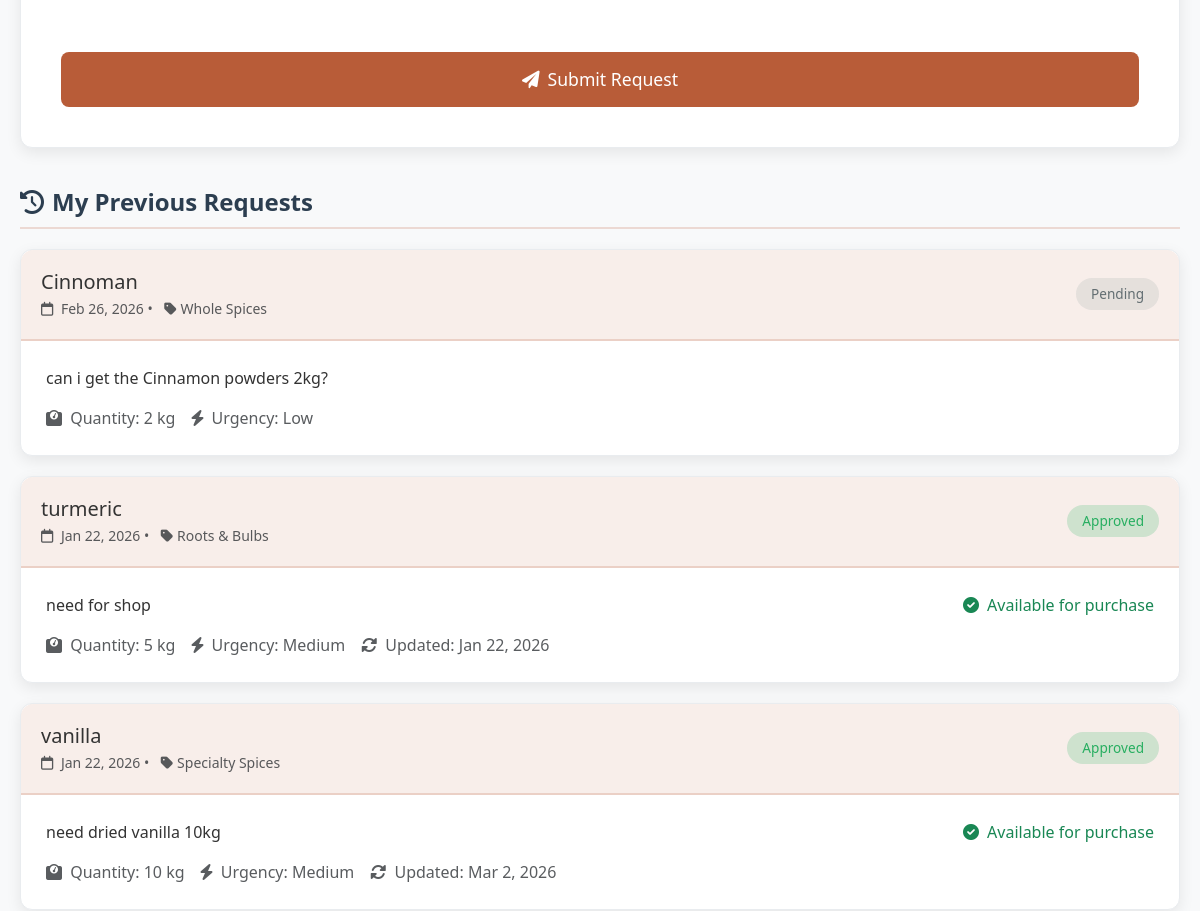
/customer/request.php (signed in, middle part), run on an earlier commit of the app's database.
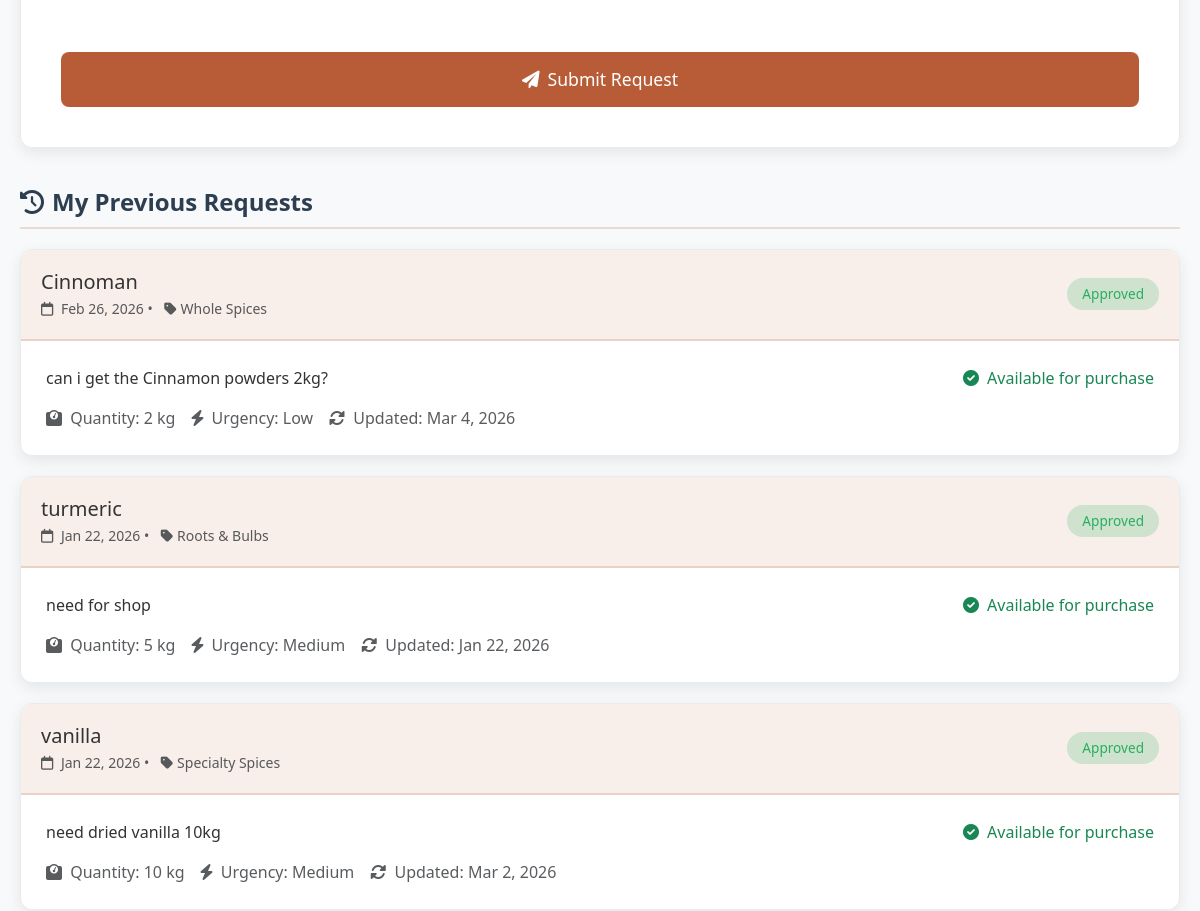
And on a later commit of the database.
### tables this page shows
CREATE TABLE `product_requests` (
  `request_id` int(11) NOT NULL,
  `customer_id` int(11) NOT NULL,
  `product_name` varchar(255) NOT NULL,
  `category` varchar(100) DEFAULT NULL,
  `description` text DEFAULT NULL,
  `quantity_requested` int(11) DEFAULT 1,
  `urgency` enum('Low','Medium','High') DEFAULT 'Medium',
  `status` enum('Pending','Reviewed','Approved','Rejected','Completed') DEFAULT 'Pending',
  `admin_notes` text DEFAULT NULL,
  `created_at` timestamp NOT NULL DEFAULT current_timestamp(),
  `updated_at` timestamp NULL DEFAULT NULL ON UPDATE current_timestamp(),
  `assigned_farmer_id` int(11) DEFAULT NULL
);

### customer/request.php (the view, shortened to what the changed rows need)
<?php
include '../config/db.php';
$user_id = $_SESSION['user_id'];
$requests_query = "SELECT * FROM product_requests WHERE customer_id = ? ORDER BY created_at DESC";
$requests_stmt = $conn->prepare($requests_query);
$requests_stmt->bind_param("i", $user_id);
$requests_stmt->execute();
$requests_result = $requests_stmt->get_result();
?>
<!DOCTYPE html>
<html lang="en">
<head>
    <link href="https://cdn.jsdelivr.net/npm/bootstrap@5.3.0/dist/css/bootstrap.min.css" rel="stylesheet">
    <link rel="stylesheet" href="https://cdnjs.cloudflare.com/ajax/libs/font-awesome/6.0.0/css/all.min.css">
</head>
<body>
    <div class="request-container">
        <div class="form-section">
            <?php if ($requests_result->num_rows > 0): ?>
                <div class="requests-list">
                    <?php while ($request = $requests_result->fetch_assoc()):
                        $statusClass = 'status-' . strtolower($request['status']);
                    ?>
                    <div class="request-card">
                        <div class="request-card-header">
                            <div class="d-flex justify-content-between align-items-center flex-wrap">
                                <div>
                                    <h5 class="mb-1"><?php echo htmlspecialchars($request['product_name']); ?></h5>
                                    <p class="text-muted mb-0 small">
                                        <i class="far fa-calendar me-1"></i>
                                        <?php echo date('M j, Y', strtotime($request['created_at'])); ?>
                                        <?php if ($request['category']): ?>
                                            • <i class="fas fa-tag ms-2 me-1"></i><?php echo htmlspecialchars($request['category']); ?>
                                        <?php endif; ?>
                                    </p>
                                </div>
                                <span class="status-badge <?php echo $statusClass; ?> mt-2 mt-md-0">
                                    <?php echo $request['status']; ?>
                                </span>
                            </div>
                        </div>
                        <div class="request-card-body">
                            <div class="row">
                                <div class="col-md-8">
                                    <p class="mb-3"><?php echo htmlspecialchars($request['description']); ?></p>
                                    <div class="d-flex flex-wrap gap-3">
                                        <span class="text-muted">
                                            <i class="fas fa-weight me-1"></i>
                                            Quantity: <?php echo $request['quantity_requested']; ?> kg
                                        </span>
                                        <span class="text-muted">
                                            <i class="fas fa-bolt me-1"></i>
                                            Urgency: <?php echo $request['urgency']; ?>
                                        </span>
                                        <?php if ($request['updated_at']): ?>
                                            <span class="text-muted">
                                                <i class="fas fa-sync-alt me-1"></i>
                                                Updated: <?php echo date('M j, Y', strtotime($request['updated_at'])); ?>
                                            </span>
                                        <?php endif; ?>
                                    </div>
                                </div>
                                <div class="col-md-4 text-md-end mt-3 mt-md-0">
                                    <?php if ($request['status'] == 'Completed'): ?>
                                        <a href="home.php" class="btn btn-sm"
                                           style="background: var(--spice-green); color: white; padding: 8px 20px;">
                                            <i class="fas fa-shopping-cart me-1"></i>Shop Now
                                        </a>
                                    <?php elseif ($request['status'] == 'Approved'): ?>
                                        <span class="text-success">
                                            <i class="fas fa-check-circle me-1"></i>
                                            Available for purchase
                                        </span>
                                    <?php endif; ?>
                                </div>
                            </div>
                        </div>
                    </div>
                    <?php endwhile; ?>
                </div>
            <?php endif; ?>
        </div>
    </div>
</body>
</html>

What changed in the data, as far as the page shows it:
changed product_requests "Cinnoman": status "Pending" → "Approved"; updated_at (not shown) → "Mar 4, 2026"
